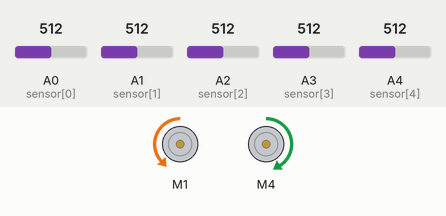
Recording of a sketch running on a simulated Arduino Uno, built with avr-gcc and run on an emulated ATmega328P. On the bench: 2 × DC motor (green arrow = forward, orange = backward, longer = faster). Inputs (shaded band) come from the test bench; at power-on: A2 (sensor[2]) = 512, A1 (sensor[1]) = 512, A0 (sensor[0]) = 512, A3 (sensor[3]) = 512, A4 (sensor[4]) = 512.

Above: at 4.2 s.
4.3 s: A2 (sensor[2]) set to 164
7.3 s: A2 (sensor[2]) set to 143
At 7.9 s:
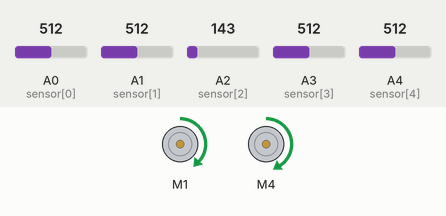
9.0 s: A1 (sensor[1]) set to 156
10.5 s: A1 (sensor[1]) set to 142
At 11.0 s:
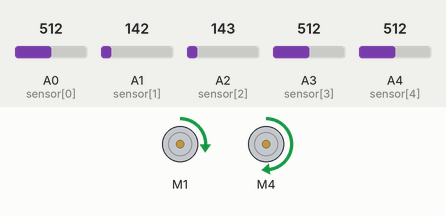
12.0 s: A0 (sensor[0]) set to 162
13.5 s: A0 (sensor[0]) set to 137
At 13.9 s:
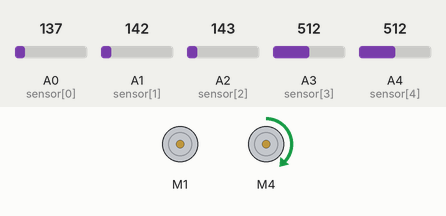
Timing chart, 0 to 16.5 s (numbered marks = the images above; inputs shaded):
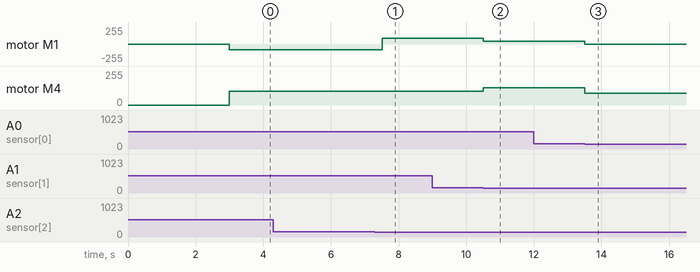

Measured:
- the behaviour switches between 150 and 149 on A2 (sensor[2]) (found by bisection; images 0 and 1)
- the behaviour switches between 150 and 149 on A1 (sensor[1]) (found by bisection; images 1 and 2)
- the behaviour switches between 150 and 149 on A0 (sensor[0]) (found by bisection; images 2 and 3)
- after the input at 7.3 s, motor M1: backward 88/255 → forward 88/255 after 0.21 s
- after the input at 9.0 s, every drawn part: stays the same
- after the input at 10.5 s, motor M1: forward 88/255 → forward 44/255 at once; motor M4: forward 104/255 → forward 130/255 at once
- after the input at 12.0 s, every drawn part: stays the same
- after the input at 13.5 s, motor M1: forward 44/255 → stopped at once; motor M4: forward 130/255 → forward 88/255 at once

The sketch:

4_Maze_Solving_Left_Hand_Rule.ino
```cpp
/*
This file contains the code for maze solving by left hand rule without optimising the path afterwards.

Note:
  Remember to test and correctly set the sensor thresholds and the movement durations.
*/

#include <AFMotor.h>

AF_DCMotor lmotor(1);
AF_DCMotor rmotor(4);

#define SENSOR_NUM 5
#define WEIGHT_UNIT 10
#define BASE_SPEED 80

// Adjust this number such that robot is moving straight at this speed
#define MAX_SPEED_LEFT 110
#define MAX_SPEED_RIGHT 130

#define KP 8

// Adjust the following durations such that the line is close to the centre
// of the IR sensors by the end of the movement
#define TURN_AROUND_DURATION 500
#define FORWARD_STEP_DURATION 300
#define ROTATE_LEFT_DURATION 300
#define ROTATE_RIGHT_DURATION 300
#define TURN_LEFT_DURATION 500
#define TURN_RIGHT_DURATION 500

bool mazeEnd = false;

const int MID_POSITION = WEIGHT_UNIT * (SENSOR_NUM + 1) / 2;

int sensor[SENSOR_NUM] = {A0, A1, A2, A3, A4};

// Adjust such that the value is between the readings for black and white surfaces
int thresholds[SENSOR_NUM] = {150, 150, 150, 150, 150};

int getPosition() {
  // Explanation of the logic behind this can be found in the slides
  int detectedCount = 0;
  int position = 0;

  // Iterate through each sensor
  for(int i = 0; i < SENSOR_NUM; i++) {
    if (analogRead(sensor[i]) < thresholds[i]) {
      // Line is detected
      detectedCount++;

      // Add the weighted value to position
      position += WEIGHT_UNIT * (i + 1);
    }
  }

  if (detectedCount == 0) {
    return position;
  }

  // Calculate the average to get the postion
  return position / detectedCount;
}

void lineFollowing(int position) {
  // Calculate the line error/offset from middle position
  int error = position - MID_POSITION;

  // Multiply error by a constant to adjust the speed correction amount
  float correction = error * KP;

  // Calculate the corrected left and right motor speeds
  float lspeed = BASE_SPEED + correction;
  float rspeed = BASE_SPEED - correction;

  // Limit speed to between 0% and 100%
  // Check out ternary operator for more information of the below syntax
  lspeed = lspeed > 100 ? 100 : lspeed;
  lspeed = lspeed < 0 ? 0 : lspeed;
  rspeed = rspeed > 100 ? 100 : rspeed;
  rspeed = rspeed < 0 ? 0 : rspeed;

  // Set the motor speed to the corrected speed
  lmotor.setSpeed(lspeed * MAX_SPEED_LEFT / 100);
  rmotor.setSpeed(rspeed * MAX_SPEED_RIGHT / 100);
}

int getLine() {
  // Returns the IR sensor values in the format of 11000, 101 for 00101, etc.
  // to check the type/state of the current junction
  int line = 0;

  // Iterate through each sensor
  for(int i = 0; i < SENSOR_NUM; i++) {
    if (analogRead(sensor[i]) < thresholds[i]) {

      // Format the line data into the form of XXXXX
      // E.g. 11100 or 11 for 00011
      int weight = 1;
      for(int j = 0; j < SENSOR_NUM - i - 1; j++) {
        weight *= 10;
      }
      line += 1 * weight;
    }
  }
  return line;
}

void junctionAction(int line) {
  // Actions to take when specific junctions are encountered
  // Explanation with diagrams available in the slides

  /*
    Note: The difference in rotating and turning is that in rotating,
    one motor is set to forwards and the other in reverse, causing the robot
    to rotate in place. While when turning left, only the right motor is moving
    forwards while the left motor stops causing the robot to turn left with
    the left wheel as a pivot.
    Distinguishing between these 2 types of movement will account for
    whether the robot has taken a step forwards or not to ideally make the maze
    line in the centre of the sensors by the end of the movement.
  */
  switch (line)
  {
    case 0:
      turnAround();
      break;
    case 11111:
      stepForward();
      if (getLine() == 11111) {
        stop();
        mazeEnd = true;
      } else {
        rotateLeft();
      }
      break;
    case 111:
      // i.e. when line is 00111
      stepForward();
      if (getLine() == 0) {
        rotateRight();
      } else {
        stepForward();
      }
      break;
    case 11100:
      turnLeft();
      break;
  }
}

void stop() {
  // Reset the motors back to forwards and stop
  lmotor.run(FORWARD);
  rmotor.run(FORWARD);
  lmotor.setSpeed(0);
  rmotor.setSpeed(0);
}

void turnAround() {
  // Make the robot rotate to the left in place
  lmotor.run(BACKWARD);
  rmotor.run(FORWARD);
  lmotor.setSpeed(BASE_SPEED * MAX_SPEED_LEFT / 100);
  rmotor.setSpeed(BASE_SPEED * MAX_SPEED_RIGHT / 100);

  // Keep rotating for a duration of TURN_AROUND_DURATION
  // Alternatively, you can create a condition of when to stop
  // such as when a line is detected
  delay(TURN_AROUND_DURATION);
  stop();
}

void stepForward() {
  lmotor.setSpeed(BASE_SPEED * MAX_SPEED_LEFT / 100);
  rmotor.setSpeed(BASE_SPEED * MAX_SPEED_RIGHT / 100);
  delay(FORWARD_STEP_DURATION);
  stop();
}

void rotateLeft() {
  lmotor.run(BACKWARD);
  rmotor.run(FORWARD);
  lmotor.setSpeed(BASE_SPEED * MAX_SPEED_LEFT / 100);
  rmotor.setSpeed(BASE_SPEED * MAX_SPEED_RIGHT / 100);
  delay(ROTATE_LEFT_DURATION);
  stop();
}

void rotateRight() {
  lmotor.run(FORWARD);
  rmotor.run(BACKWARD);
  lmotor.setSpeed(BASE_SPEED * MAX_SPEED_LEFT / 100);
  rmotor.setSpeed(BASE_SPEED * MAX_SPEED_RIGHT / 100);
  delay(ROTATE_RIGHT_DURATION);
  stop();
}

void turnLeft() {
  lmotor.setSpeed(0);
  rmotor.setSpeed(BASE_SPEED * MAX_SPEED_LEFT / 100);
  delay(TURN_LEFT_DURATION);
  stop();
}

void turnRight() {
  lmotor.setSpeed(BASE_SPEED * MAX_SPEED_LEFT / 100);
  rmotor.setSpeed(0);
  delay(TURN_RIGHT_DURATION);
  stop();
}

void setup() {
  Serial.begin(115200);
  for(int i = 0; i < SENSOR_NUM; i++) {
    pinMode(sensor[i], INPUT);
  }

  stop();
  delay(3000);
}

void loop() {
  if (!mazeEnd) {
    int line = getLine();
    junctionAction(line);
    int position = getPosition();
    lineFollowing(position);
  }
}
```
